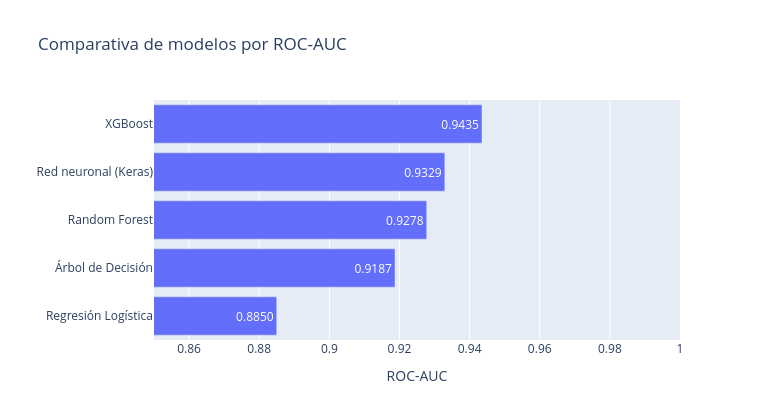

Source (notebook cell):
### Markdown cell above
### Gráfica de barras (ROC-AUC por modelo)

### Code cell
orden = df_resultados.sort_values("roc_auc")  # ascendente para barh de mayor a menor visualmente
fig = px.bar(orden, x="roc_auc", y="modelo", orientation="h", text_auto=".4f",
             title="Comparativa de modelos por ROC-AUC",
             labels={"roc_auc": "ROC-AUC", "modelo": ""}, width=760, height=420)
fig.update_xaxes(range=[0.85, 1.0])
fig.show()

### Figure 1 — Plotly figure (JSON) as saved in the notebook; plotly's stock layout.template omitted (floating-point values rounded to 4 significant figures)
{"data": [{"hovertemplate": "ROC-AUC=%{x}<br>=%{y}<extra></extra>", "legendgroup": "", "marker": {"color": "#636efa", "pattern": {"shape": ""}}, "name": "", "orientation": "h", "showlegend": false, "textposition": "auto", "texttemplate": "%{x:.4f}", "type": "bar", "x": [0.885, 0.9187, 0.9278, 0.9329, 0.9435], "xaxis": "x", "y": ["Regresión Logística", "Árbol de Decisión", "Random Forest", "Red neuronal (Keras)", "XGBoost"], "yaxis": "y"}], "layout": {"barmode": "relative", "height": 420, "legend": {"tracegroupgap": 0}, "title": {"text": "Comparativa de modelos por ROC-AUC"}, "width": 760, "xaxis": {"anchor": "y", "domain": [0.0, 1.0], "range": [0.85, 1.0], "title": {"text": "ROC-AUC"}}, "yaxis": {"anchor": "x", "domain": [0.0, 1.0], "title": {"text": ""}}}}
